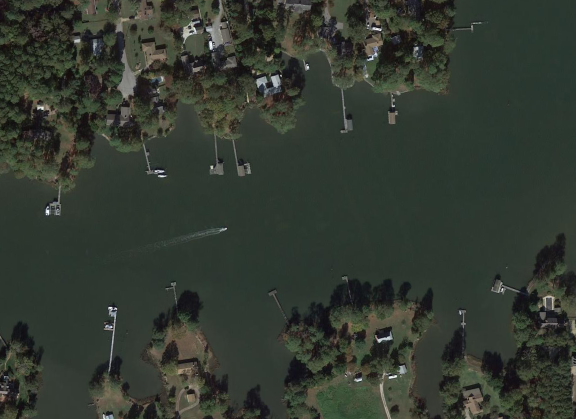
#> input picture dataset/test_hr/P0419.png, 1151 x 838 px, found by its file name (shown at 1/2 size); its folder holds only this picture in this run
$ jupyter execute 'datapreparation_generation of lr images.ipynb'   (older library calls are emulated)
#> lines starting #> are read from the running program, lines starting #| are printed output that depends on the picture
[cell 1]
from PIL import Image, ImageFilter
import os
from tqdm import tqdm
import warnings
warnings.filterwarnings("ignore")

def reduce_resolution_with_blur(input_image_path, output_image_path, scale_factor, blur_radius):
    # Open the original image
#> called with input_image_path = './test_hr/P0419.png', output_image_path = './test_lr/P0419.png', scale_factor = 4, blur_radius = 2
    original_image = Image.open(input_image_path)
#> original_image is the input picture: PIL image 1151x838 RGB; mean R, G, B 50.9, 57.8, 48.6

    # Calculate the new dimensions
    new_width = int(original_image.width / scale_factor)
#> new_width = 287
    new_height = int(original_image.height / scale_factor)
#> new_height = 209

    # Resize the image
    low_res_image = original_image.resize((new_width, new_height), Image.ANTIALIAS)
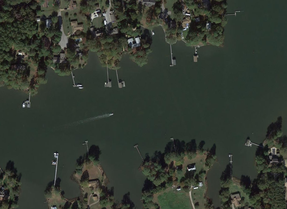
#> low_res_image: PIL image 287x209 RGB; mean R, G, B 50.9, 57.8, 48.6

    # Apply blur to the image
    blurred_image = low_res_image.filter(ImageFilter.GaussianBlur(blur_radius))
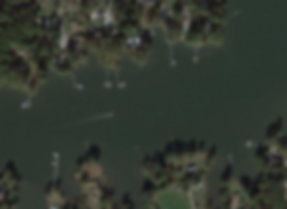
#> blurred_image: PIL image 287x209 RGB; mean R, G, B 50.9, 57.7, 48.6

    # Save the low-resolution, blurred image
    blurred_image.save(output_image_path)


def process_images(input_directory, output_directory, scale_factor, blur_radius):
    # Create output directory if it doesn't exist
    if not os.path.exists(output_directory):
        os.makedirs(output_directory)

    # Get list of files in the input directory
    files = [f for f in os.listdir(input_directory) if f.endswith(('.png', '.jpg', '.jpeg', '.bmp', '.gif'))]

    # Process each image with progress bar
    for filename in tqdm(files, desc="Processing images"):
        input_image_path = os.path.join(input_directory, filename)
        output_image_path = os.path.join(output_directory, filename)
        reduce_resolution_with_blur(input_image_path, output_image_path, scale_factor, blur_radius)

# Example usage
input_directory = './test_hr'
output_directory = './test_lr'
scale_factor = 4
blur_radius = 2

process_images(input_directory, output_directory, scale_factor, blur_radius)

$ run again, on dataset/test_hr/P0425.png
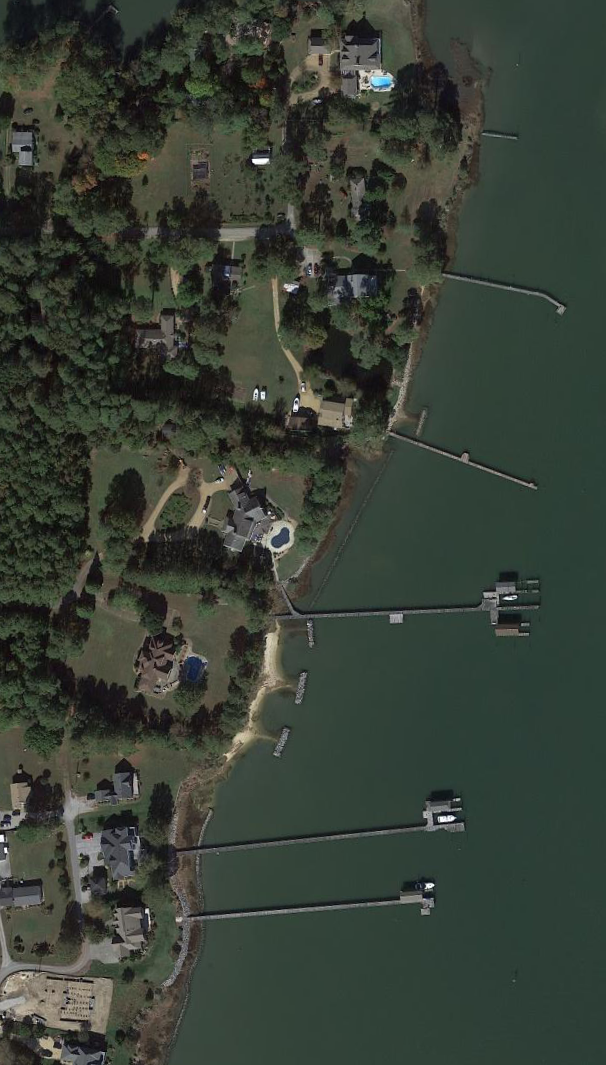
#> input picture dataset/test_hr/P0425.png, 606 x 1065 px, found by its file name
#> in reduce_resolution_with_blur, original_image is the input picture: PIL image 606x1065 RGB; mean R, G, B 55.7, 63.8, 54
#> in reduce_resolution_with_blur, `blurred_image = low_res_image.filter(ImageFilter.GaussianBlur(blur_rad..`:
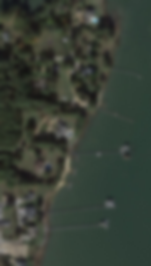
#> blurred_image: PIL image 151x266 RGB; mean R, G, B 55.7, 63.8, 54

$ run again, on dataset/test_hr/P0426.png
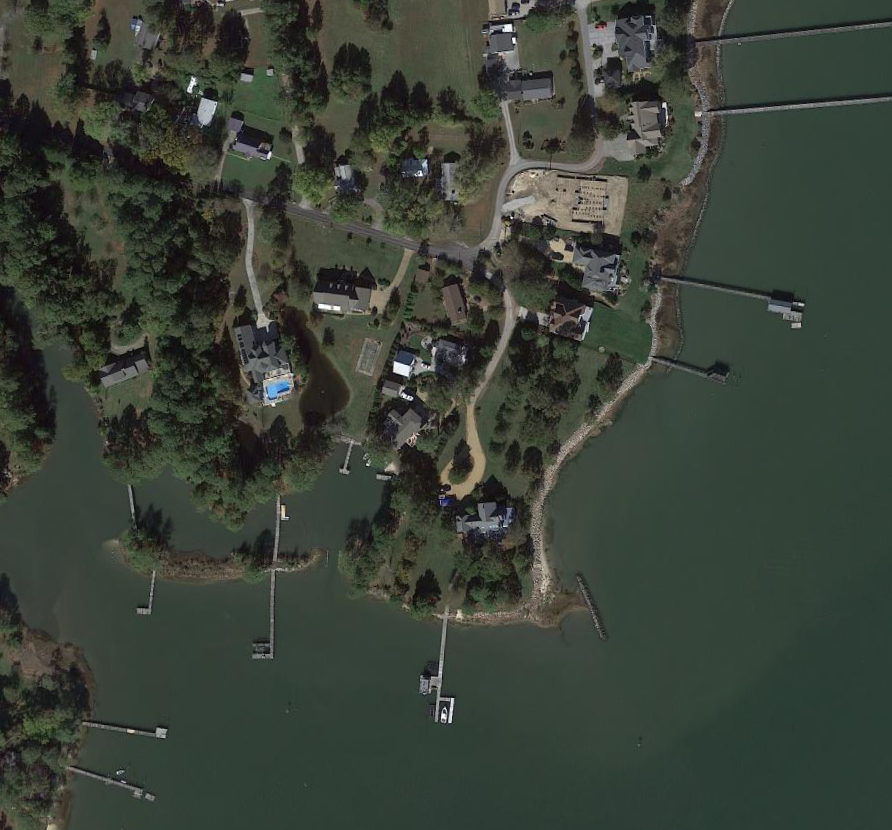
#> input picture dataset/test_hr/P0426.png, 892 x 830 px, found by its file name
#> in reduce_resolution_with_blur, original_image is the input picture: PIL image 892x830 RGB; mean R, G, B 58, 65.6, 55.9
#> in reduce_resolution_with_blur, `low_res_image = original_image.resize((new_width, new_height), Image.A..`:
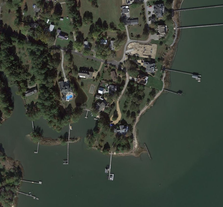
#> low_res_image: PIL image 223x207 RGB; mean R, G, B 58, 65.6, 55.9
#> in reduce_resolution_with_blur, `blurred_image = low_res_image.filter(ImageFilter.GaussianBlur(blur_rad..`:
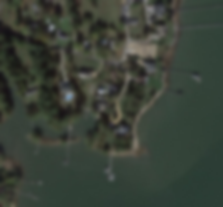
#> blurred_image: PIL image 223x207 RGB; mean R, G, B 58, 65.6, 55.9

$ run again, on dataset/test_hr/P0428.png
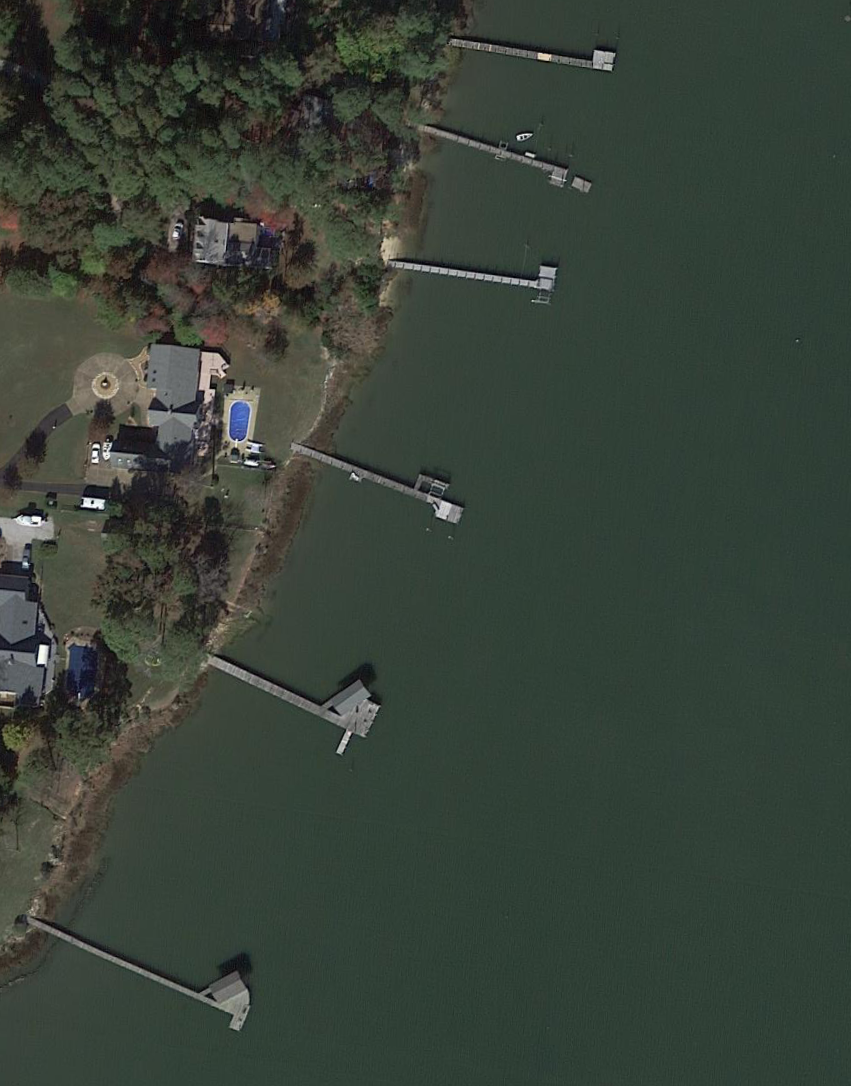
#> input picture dataset/test_hr/P0428.png, 851 x 1086 px, found by its file name
#> in reduce_resolution_with_blur, original_image is the input picture: PIL image 851x1086 RGB; mean R, G, B 55.9, 65.7, 56.2
#> in reduce_resolution_with_blur, `blurred_image = low_res_image.filter(ImageFilter.GaussianBlur(blur_rad..`:
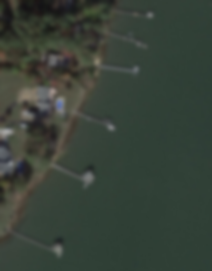
#> blurred_image: PIL image 212x271 RGB; mean R, G, B 55.9, 65.7, 56.2

$ run again, on dataset/test_hr/P0421.png
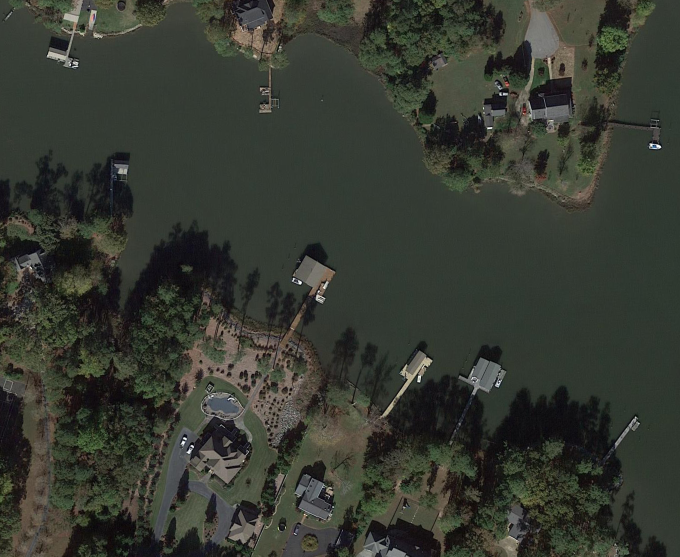
#> input picture dataset/test_hr/P0421.png, 1360 x 1113 px, found by its file name (shown at 1/2 size)
#> in reduce_resolution_with_blur, original_image is the input picture: PIL image 1360x1113 RGB; mean R, G, B 54.3, 57.7, 49.2
#> in reduce_resolution_with_blur, `low_res_image = original_image.resize((new_width, new_height), Image.A..`:
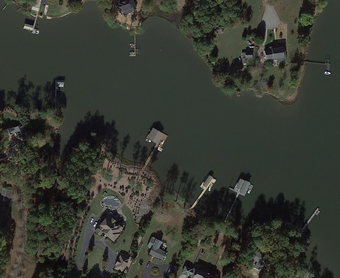
#> low_res_image: PIL image 340x278 RGB; mean R, G, B 54.3, 57.7, 49.2
#> in reduce_resolution_with_blur, `blurred_image = low_res_image.filter(ImageFilter.GaussianBlur(blur_rad..`:
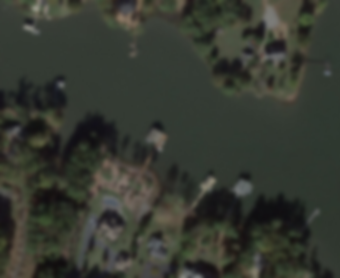
#> blurred_image: PIL image 340x278 RGB; mean R, G, B 54.3, 57.7, 49.2
